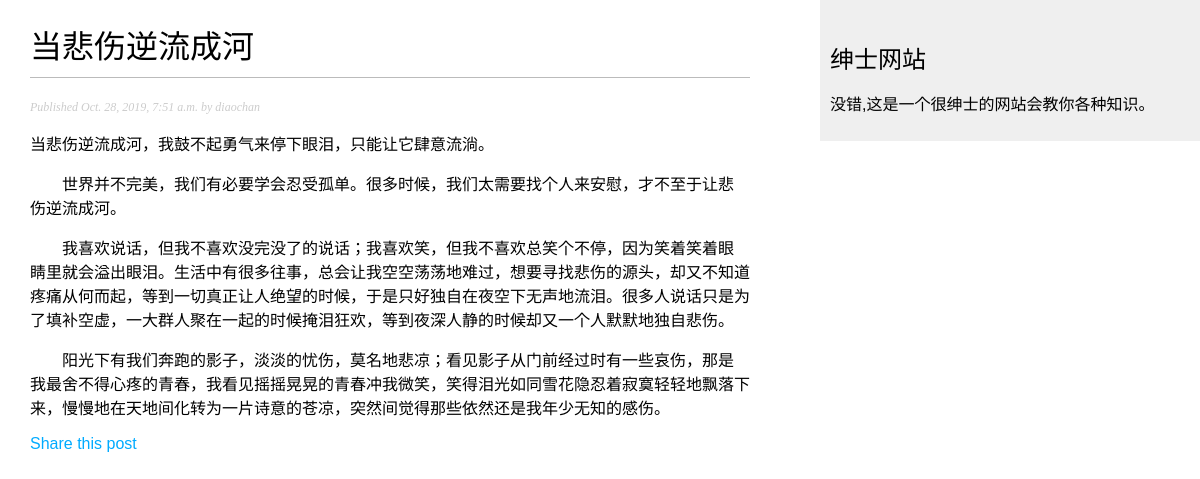
Screenshot of /blog/2019/10/28/beishang/ with the database file from the repository.
### blog/models.py (models this page shows, shortened)
class Post(models.Model):
    STATUS_CHOICES=(
        ('draft','Draft'),
        ('published','Published'),
    )
    title=models.CharField(max_length=250)
    slug=models.SlugField(max_length=250,unique_for_date='publish')
    author=models.ForeignKey(User,on_delete=models.CASCADE,related_name='blog_posts')
    body=models.TextField()
    publish=models.DateTimeField(default=timezone.now)
    created=models.DateTimeField(auto_now_add=True)
    updated=models.DateTimeField(auto_now=True)
    status=models.CharField(max_length=10,choices=STATUS_CHOICES,default='draft')
    objects=models.Manager()
    published=PublishedManager()
    class Meta:
        ordering=('-publish',)

### blog/views.py (the view)
# urls.py: path('<int:year>/<int:month>/<int:day>/<slug:post>/',views.post_detail,name='post_detail'),
def post_detail(request,year,month,day,post):
    post=get_object_or_404(Post,slug=post,status='published',publish__year=year,publish__month=month,publish__day=day)
    return render(request,'blog/post/detail.html',{'posts':post})

### blog/templates/blog/post/detail.html (shortened to what this page needs)
{% extends 'blog/base.html' %}
{% block content %}
    <h1>{{ posts.title }}</h1>
    <p class="date">
    Published {{ posts.publish }} by {{ posts.author }}
    </p>
    {{ posts.body|linebreaks }}
    <p>
        <a href="{% url "blog:post_share" posts.id  %}">
            Share this post
        </a>
    </p>
{% endblock %}

### blog/static/css/blog.css (style rules this page uses)
body { margin:0; padding:0; font-family:helvetica, sans-serif; }
a { color:#00abff; text-decoration:none; }
h1 { font-weight:normal; border-bottom:1px solid #bbb; padding:0 0 10px 0; }
p.date { color:#ccc; font-family: georgia, serif; font-size: 12px; font-style: italic; }

### rows the page displays
Post: title "当悲伤逆流成河", publish "Oct. 28, 2019, 7:51 a.m.", author "diaochan", body "当悲伤逆流成河，我鼓不起勇气来停下眼泪，只能让它肆意流淌。 世界并不完美，我们有必要学会忍受孤单。很多时候，我们太需要找个人来安慰，才不至于让悲伤逆流成河。 我喜欢说话，但我不喜欢没完没了的说话；我喜欢笑，但我不喜欢总笑个不停，因为笑着笑着眼睛里就会溢出眼泪。生活中有很多往事，总会让我空空荡荡地难过，想要寻找悲伤的源头，却又不知道疼痛从何而起，等到一切真正让人绝望的时候，于是只好独自在夜空下无声地流泪。很多人说话只是为了填补空虚，一大群人聚在一起的时候掩泪狂欢，等到夜深人静的时候却又一个人默默地独自悲伤。 阳光下有我们奔跑的影子，淡淡的忧伤，莫名地悲凉；看见影子从门前经过时有一些哀伤，那是我最舍不得心疼的青春，我看见摇摇晃晃的青春冲我微笑，笑得泪光如同雪花隐忍着寂寞轻轻地飘落下来，慢慢地在天地间化转为一片诗意的苍凉，突然间觉得那些依然还是我年少无知的感伤。"
